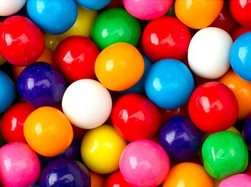
%> input picture a2-provided-files/gumballs.jpg, 251 x 187 px, shrunk from 598 x 446 before the run
$ octave segmentMain.m   (GNU Octave 9; MATLAB toolbox functions it lacks are replaced by stand-ins)
%> lines starting %> are read from the running program, lines starting %| are printed output that depends on the picture
### a2-provided-files/createTextons.m
function [textons] = createTextons(imStack, bank, k)
%> called with k = 50
    %initialize the sizes
    n=length(imStack);
    [m,m,d]=size(bank);
    textons=zeros(k,d);

    % for each image, run each filter. All pixels from all images should
    % have a vector of d features. Run clustering on all.
    all_image_features=[];
    for i=1:n
        image=imStack{i};
        d_features=[];
        for j =1:d
            filter=bank(:,:,j);
            % run filter.
            filter_result=imfilter(image,filter,'replicate');
            d_features(:,:,j)=filter_result;
        end

        % add this image d_features into the all_image_features. Reshape
        % that to a row before adding.
        [x,y,d]=size(d_features);
        all_image_features=[all_image_features reshape(d_features,[1 x*y d])];
    end

    % now all the d_dimenssionl features from all images are combined into
    % an array. perform k-mean clustering.
    [x,y,z]=size(all_image_features);

    % make a sample of the features pixles. every 300 pixels.
    sample_pixels=all_image_features(1,1:100:end,:);
    [x,y,z]=size(sample_pixels);
    sample_pixels=reshape(sample_pixels,[y,z,1]);
    [labels,textons]=kmeans(sample_pixels,k);
end

### a2-provided-files/compareSegmentations.m
function [colorLabelIm, textureLabelIm] = compareSegmentations(origIm, bank, textons, winSize,numColorRegions, numTextureRegions)
    colorLabelIm=0;
    textureLabelIm=0;
    % this method runs about 2 minutes and 10 seconds for coins.jpg. Be patient.
    % k-mean by color
    %pick a sample first, then pick initial cluster centers from the
    %sample.
    [x,y,z]=size(origIm);
    all_pixels=reshape(origIm,[1 x*y z]);
    all_pixels=double(all_pixels);
    sample_pixels=all_pixels(1,1:200:end,:); % use every 200 pixel as our sample.

    all_pixels=reshape(all_pixels,[x*y z]);
    [colorLabelIm stuff]=kmeans(all_pixels,numColorRegions);
    colorLabelIm=reshape(colorLabelIm,[x y]);


    %textures
    origIm_gray=rgb2gray(origIm);
    texton_histogram=extractTextonHists(origIm_gray,bank,textons,winSize);
    texton_histogram=double(texton_histogram);
    [h,w,k]=size(texton_histogram);
    texton_histogram=reshape(texton_histogram,[h*w k]);
    [textureLabelIm stuff]=kmeans(texton_histogram,numTextureRegions);
    textureLabelIm=reshape(textureLabelIm,[h w]);


    return

end

### a2-provided-files/extractTextonHists.m
function [featIm] = extractTextonHists(origIm, bank, textons, winSize)
    % first compute the featIm. Run it and test with the images.
    [x,y,z]=size(origIm);
    [m,m,d]=size(bank);
    [k,d]=size(textons);
    featIm=[];
    for j =1:d
        filter=bank(:,:,j);
        % run filter.
        filter_result=imfilter(origIm,filter);
        featIm(:,:,j)=filter_result;
    end

    labelIm=quantizeFeats(featIm,textons);


    % find the frequency of each texton within the window. if window is 3.
    % Then 3 left, 3 right. 3 up and 3 down. Use labelIm as reference

    %try to do it for each pixel for now. See how heavy the computation is.
    featIm=[];
    [x,y]=size(labelIm);
    for i =1:x
        for j=1:y
            % left right top bottom. size of window. create a bound. if
            % out of bound use the bound. find the 4 edges of the window
            % and get the matrix within the window.

            %left bound
            if((j-winSize<1)==1)
                left=1;
            else
                left=j-winSize;
            end

            %right bound
            if((j+winSize>y)==1)
                right=y;
            else
                right=j+winSize;
            end

            %upper bound
            if((i-winSize<1)==1)
                upper=1;
            else
                upper=i-winSize;
            end

            %bottom bound
            if((i+winSize>x)==1)
                bottom=x;
            else
                bottom=i+winSize;
            end


            % create the window matrix.
            window=labelIm(upper:bottom,left:right);
            %fill in the texton historgam for each texton
            histogram=[];
            for t=1:k
                count=sum(window(:)==t);
                histogram=[histogram count];
            end
            histogram=reshape(histogram,[1 1 k]);
            featIm(i,j,:)=histogram;
        end
    end

    %featIm is returned. For coins.jpg this programs runs about 2 minutes.

end

### a2-provided-files/quantizeFeats.m
function [labelIm] = quantizeFeats(featIm, meanFeats)
    %create a zero matrx of size h x w, let that be the return matrix for
    %now.
    featIm=double(featIm);
    meanFeats=double(meanFeats);
    [h,w,d]=size(featIm);
    [k,d]=size(meanFeats);
    labelIm=zeros(h,w);

    % label the clusters each dot in featIm belongs to
    for i = 1:h
        for j =1:w
            % obtain the point
            point=featIm(i,j,:);
            point=reshape(point,[1,d]); % change this three dimension matrix to one dimension

            % find the distance with all cluster centers. Find the shortest
            % distance.

            chosen_cluster=1; % default to the first custer center
            min_distance=intmax;

            for cluster_point=1:k
                features=meanFeats(cluster_point,:);

                %compute the distance
                distance=dist2(features,point);
                if(distance<min_distance)
                    min_distance=distance;
                    chosen_cluster=cluster_point;
                end

            end

            % found the belonging cluster

            labelIm(i,j)=chosen_cluster;

        end
    end


end

### a2-provided-files/segmentMain.m
load filterBank.mat;
load imStack.mat; % i created this.
textons=createTextons(imStack,F,50);
% imput the images.
gumballs=imread('gumballs.jpg');
%> gumballs is the input picture: size 187x251x3 uint8; mean R, G, B 155.5, 90, 75.5
gumballs_gray=rgb2gray(gumballs);

snake=imread('snake.jpg');
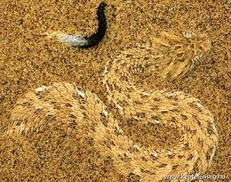
%> input picture a2-provided-files/snake.jpg, 231 x 182 px, shrunk from 550 x 434 before the run
%> snake is the input picture: size 182x231x3 uint8; mean R, G, B 172.5, 129.8, 67.9
snake_gray=rgb2gray(snake);

twins=imread('twins.jpg');
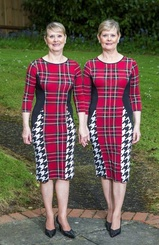
%> input picture a2-provided-files/twins.jpg, 159 x 245 px, shrunk from 378 x 584 before the run
%> twins is the input picture: size 245x159x3 uint8; mean R, G, B 104.8, 88.7, 78
twins_gray=rgb2gray(twins);
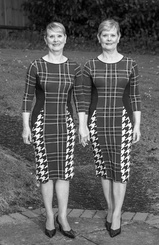
%> twins_gray: size 245x159 uint8; min 0, max 255, mean 92.3

coins=imread('coins.jpg');
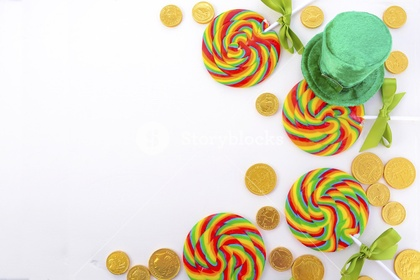
%> input picture a2-provided-files/coins.jpg, 420 x 280 px, shrunk from 1000 x 667 before the run
%> coins is the input picture: size 280x420x3 uint8; mean R, G, B 222, 214.2, 189.3
coins_gray=rgb2gray(coins);
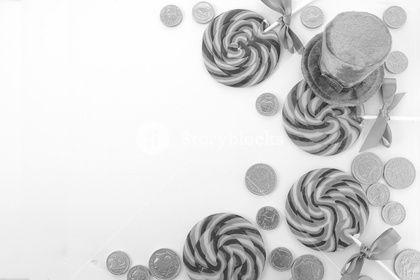
%> coins_gray: size 280x420 uint8; min 33, max 255, mean 213.7

% display the images using appropriate cluster numbers and winsizes.
% gumballs
[gc,gt]=compareSegmentations(gumballs,F,textons,8,8,2);
%> in compareSegmentations, `[colorLabelIm stuff]=kmeans(all_pixels,numColorRegions);`: stuff = [244.1 160 8.24; 241.3 240 233.6; 14.3 182.7 50.33; 216.5 10.31 11.39; 239.5 128.2 165.9; 11.62 151.4 214.1; 53.55 18.86 47.7; 245.8 52.88 106.3]
%> in compareSegmentations, `colorLabelIm=reshape(colorLabelIm,[x y]);`:
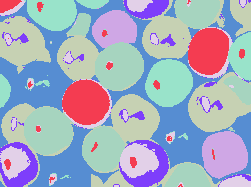
%> colorLabelIm: size 187x251 double; 8 distinct labels, from 1 to 8; one colour per label, 0 black
%> the loop in extractTextonHists, `for j =1:d` made 38 passes
%> pass 3, in extractTextonHists, `filter_result=imfilter(origIm,filter);`:
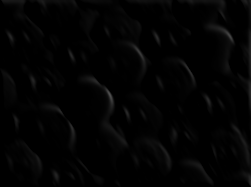
%> filter_result: size 187x251 uint8; min 0, max 79, mean 3.1
%> in quantizeFeats, `[h,w,d]=size(featIm);`: h = 187; w = 251; d = 38
%> in quantizeFeats, `labelIm=zeros(h,w);`: labelIm: size 187x251 double; every value is 0
%> the loop in quantizeFeats, `for i = 1:h` made 1 pass
%> the run ends on the next line
